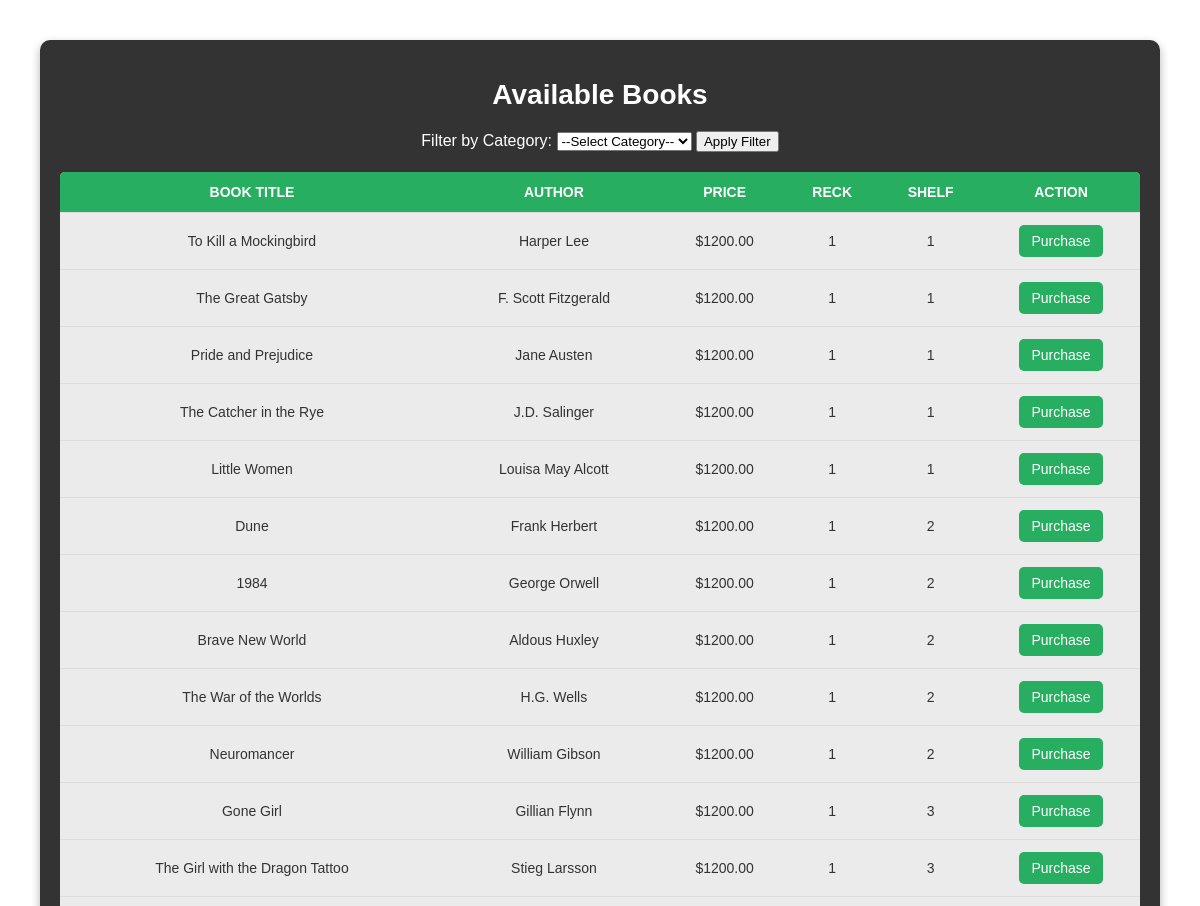
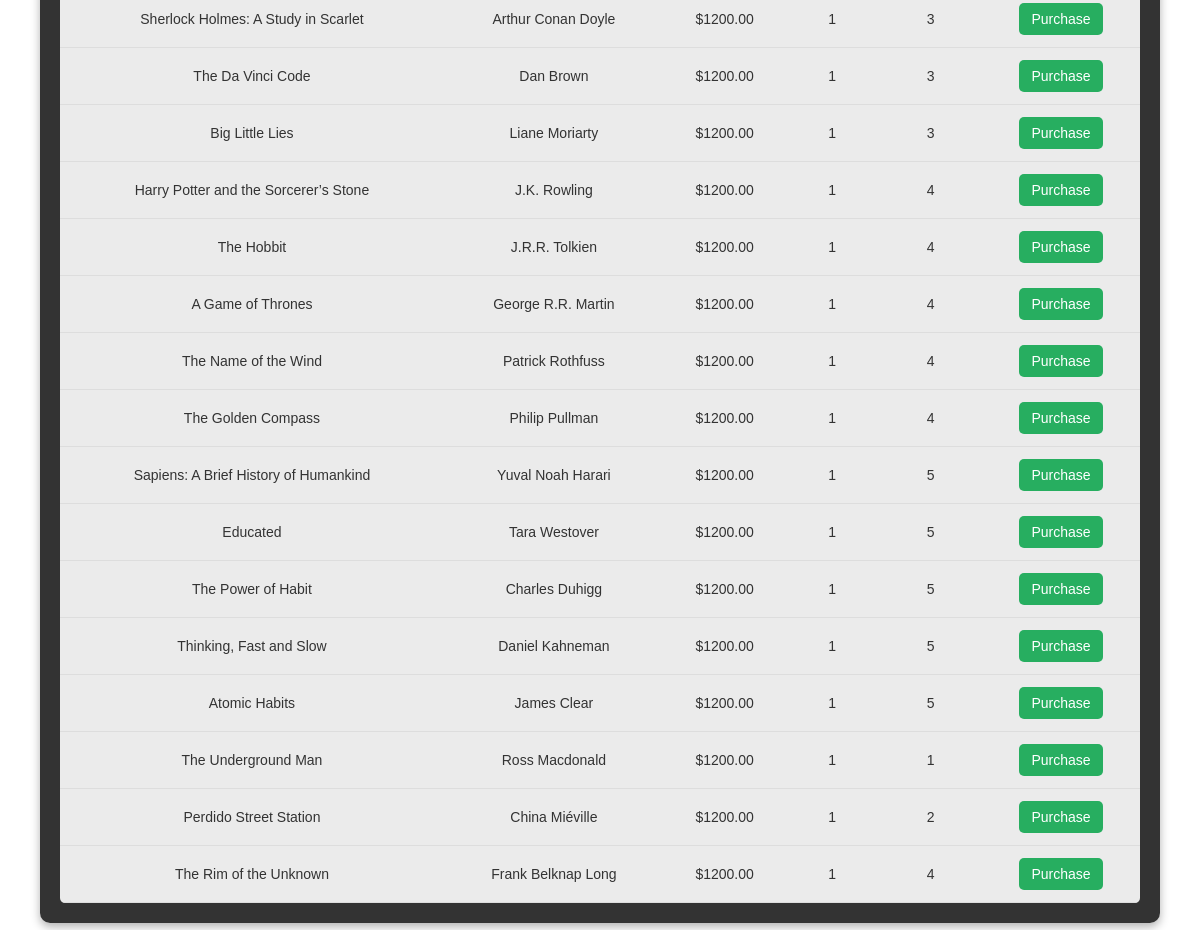
Screenshot of /actions/view_books.php with the database file from the repository (2 pictures, top to bottom).
### tables this page shows
CREATE TABLE IF NOT EXISTS `books` (
  `book_id` int NOT NULL AUTO_INCREMENT,
  `title` varchar(255) NOT NULL,
  `author` varchar(100) NOT NULL,
  `category` varchar(100) NOT NULL,
  `is_available` tinyint(1) DEFAULT '1',
  `created_at` timestamp NULL DEFAULT CURRENT_TIMESTAMP,
  `available_copies` int NOT NULL DEFAULT '0',
  `publisher` varchar(255) DEFAULT NULL,
  `year` int DEFAULT NULL,
  `quantity` int NOT NULL DEFAULT '0',
  `price` decimal(10,2) NOT NULL DEFAULT '0.00',
  `rack_number` int NOT NULL DEFAULT '1',
  `shelf_number` int NOT NULL DEFAULT '1',
  PRIMARY KEY (`book_id`)
);

### actions/view_books.php (the view, shortened to what this page needs)
<?php
include '../includes/db_connect.php';
$category = isset($_GET['category']) ? $_GET['category'] : '';
if ($category) {
    $query = "SELECT * FROM books WHERE category = ? AND available_copies > 0 ORDER BY shelf_number ASC";
    $stmt = $conn->prepare($query);
    $stmt->bind_param("s", $category);
} else {
    $query = "SELECT * FROM books WHERE available_copies > 0";
    $stmt = $conn->prepare($query);
}
$stmt->execute();
$result = $stmt->get_result();
?>
<!DOCTYPE html>
<html lang="en">
<head>
    <link rel="stylesheet" href="../css/view_book.css">
</head>
<body>
    <div class="container">
        <h1>Available Books</h1>
        <form action="view_books.php" method="GET">
            <label for="category">Filter by Category:</label>
            <select name="category" id="category">
                <option value="">--Select Category--</option>
            </select>
            <button type="submit" class="button">Apply Filter</button>
        </form>
        <table>
            <thead>
                <tr>
                    <th>Book Title</th>
                    <th>Author</th>
                    <th>Price</th>
                    <th>Reck</th>
                    <th>Shelf</th>
                    <th>Action</th>
                </tr>
            </thead>
            <tbody>
                <?php while ($row = $result->fetch_assoc()) { ?>
                    <tr>
                        <td><?php echo htmlspecialchars($row['title']); ?></td>
                        <td><?php echo htmlspecialchars($row['author']); ?></td>
                        <td>$<?php echo htmlspecialchars($row['price']); ?></td>
                        <td><?php echo htmlspecialchars($row['rack_number']);?></td>
                        <td><?php echo htmlspecialchars($row['shelf_number']);?></td>
                        <td><a href="payment_page.php?book_id=<?php echo $row['book_id']; ?>" class="button">Purchase</a></td>
                    </tr>
                <?php } ?>
            </tbody>
        </table>
    </div>
</body>
</html>

### css/view_book.css (style rules this page uses)
body { font-family: 'Poppins', sans-serif; margin: 0; padding: 0; background: url('../images/dfv.jpg') no-repeat center center fixed; background-size: cover; color: #fff; }
.container { width: 90%; max-width: 1200px; margin: 40px auto; background: rgba(0, 0, 0, 0.8); padding: 20px; border-radius: 10px; box-shadow: 0 4px 10px rgba(0, 0, 0, 0.3); text-align: center; }
h1 { font-size: 28px; color: #fff; margin-bottom: 20px; }
table { width: 100%; border-collapse: collapse; margin-top: 20px; background-color: rgba(255, 255, 255, 0.9); color: #333; border-radius: 5px; overflow: hidden; }
th, td { padding: 12px; text-align: center; border-bottom: 1px solid #ddd; }
th { background-color: #27ae60; color: white; text-transform: uppercase; font-size: 14px; }
td { font-size: 14px; }
td .button { text-decoration: none; font-size: 14px; padding: 8px 12px; display: inline-block; background-color: #27ae60; color: white; border-radius: 5px; transition: background 0.3s ease; }

### rows the page displays
books: title "To Kill a Mockingbird", author "Harper Lee", price "1200.00", rack_number "1", shelf_number "1"
books: title "The Great Gatsby", author "F. Scott Fitzgerald", price "1200.00", rack_number "1", shelf_number "1"
books: title "Pride and Prejudice", author "Jane Austen", price "1200.00", rack_number "1", shelf_number "1"
books: title "The Catcher in the Rye", author "J.D. Salinger", price "1200.00", rack_number "1", shelf_number "1"
books: title "Little Women", author "Louisa May Alcott", price "1200.00", rack_number "1", shelf_number "1"
books: title "Dune", author "Frank Herbert", price "1200.00", rack_number "1", shelf_number "2"
books: title "1984", author "George Orwell", price "1200.00", rack_number "1", shelf_number "2"
books: title "Brave New World", author "Aldous Huxley", price "1200.00", rack_number "1", shelf_number "2"
books: title "The War of the Worlds", author "H.G. Wells", price "1200.00", rack_number "1", shelf_number "2"
books: title "Neuromancer", author "William Gibson", price "1200.00", rack_number "1", shelf_number "2"
books: title "Gone Girl", author "Gillian Flynn", price "1200.00", rack_number "1", shelf_number "3"
books: title "The Girl with the Dragon Tattoo", author "Stieg Larsson", price "1200.00", rack_number "1", shelf_number "3"
books: title "Sherlock Holmes: A Study in Scarlet", author "Arthur Conan Doyle", price "1200.00", rack_number "1", shelf_number "3"
books: title "The Da Vinci Code", author "Dan Brown", price "1200.00", rack_number "1", shelf_number "3"
books: title "Big Little Lies", author "Liane Moriarty", price "1200.00", rack_number "1", shelf_number "3"
books: title "Harry Potter and the Sorcerer’s Stone", author "J.K. Rowling", price "1200.00", rack_number "1", shelf_number "4"
books: title "The Hobbit", author "J.R.R. Tolkien", price "1200.00", rack_number "1", shelf_number "4"
books: title "A Game of Thrones", author "George R.R. Martin", price "1200.00", rack_number "1", shelf_number "4"
books: title "The Name of the Wind", author "Patrick Rothfuss", price "1200.00", rack_number "1", shelf_number "4"
books: title "The Golden Compass", author "Philip Pullman", price "1200.00", rack_number "1", shelf_number "4"
books: title "Sapiens: A Brief History of Humankind", author "Yuval Noah Harari", price "1200.00", rack_number "1", shelf_number "5"
books: title "Educated", author "Tara Westover", price "1200.00", rack_number "1", shelf_number "5"
books: title "The Power of Habit", author "Charles Duhigg", price "1200.00", rack_number "1", shelf_number "5"
books: title "Thinking, Fast and Slow", author "Daniel Kahneman", price "1200.00", rack_number "1", shelf_number "5"
books: title "Atomic Habits", author "James Clear", price "1200.00", rack_number "1", shelf_number "5"
books: title "The Underground Man", author "Ross Macdonald", price "1200.00", rack_number "1", shelf_number "1"
books: title "Perdido Street Station", author "China Miéville", price "1200.00", rack_number "1", shelf_number "2"
books: title "The Rim of the Unknown", author "Frank Belknap Long", price "1200.00", rack_number "1", shelf_number "4"
